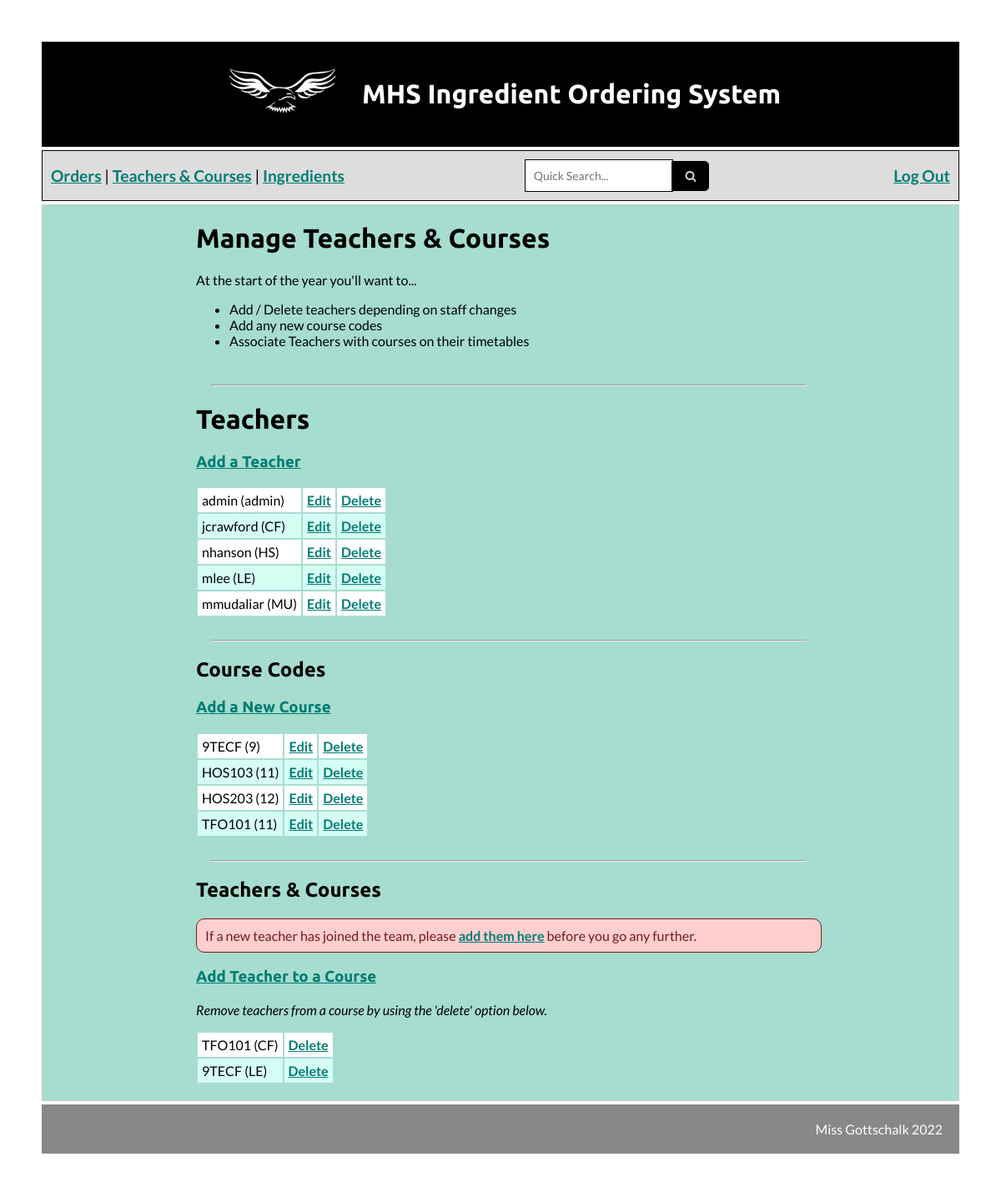
Page /index.php?page=../admin/manage_courses (signed in) on the committed database.
### tables this page shows
CREATE TABLE `teacher` (
  `TeacherID` int(11) NOT NULL,
  `Teacher` varchar(30) NOT NULL,
  `username` varchar(150) NOT NULL,
  `password` varchar(250) NOT NULL
);

CREATE TABLE `subjects` (
  `SubjectID` int(11) NOT NULL,
  `Code` varchar(10) NOT NULL,
  `YearLevel` int(11) NOT NULL
);

CREATE TABLE `courses` (
  `CourseID` int(11) NOT NULL,
  `SubjectID` int(11) NOT NULL,
  `TeacherID` int(11) NOT NULL
);

### admin/manage_courses.php (the view, shortened to what this page needs)
<?php
$find_teacher_sql="SELECT * FROM `teacher` ORDER BY `teacher`.`Teacher` ASC ";
$find_teacher_query=mysqli_query($dbconnect, $find_teacher_sql);
$find_teacher_rs=mysqli_fetch_assoc($find_teacher_query);
$find_sql="SELECT * FROM `subjects` ORDER BY `subjects`.`Code` ASC ";
$find_query=mysqli_query($dbconnect, $find_sql);
$find_rs=mysqli_fetch_assoc($find_query);
$find_count = mysqli_num_rows($find_query);
$ctinfo_sql = "SELECT * FROM `courses`
INNER JOIN subjects ON (`courses`.`SubjectID` = `subjects`.`SubjectID`)
INNER JOIN teacher ON ( `teacher`.`TeacherID` = `courses`.`TeacherID`)
";
$ctinfo_query = mysqli_query($dbconnect, $ctinfo_sql);
$ctinfo_rs = mysqli_fetch_assoc($ctinfo_query);
$ctinfo_count = mysqli_num_rows($ctinfo_query);
?>
<div class = "nice-middle">
<h1>Manage Teachers &amp; Courses</h1>
<p>
    At the start of the year you'll want to...
</p>
<ul>
<li>Add / Delete teachers depending on staff changes</li>
<li>Add any new course codes</li>
<li>Associate Teachers with courses on their timetables</li>
</ul>
<br />
<hr />
<h1>Teachers </h1>
<h3><a href="index.php?page=../admin/add_teacher" title="Manage Ingredients">Add a Teacher</a></h3>
<table>
<?php do { ?>
<tr>
    <td><?php echo $find_teacher_rs['username']?> (<?php echo $find_teacher_rs['Teacher']?>)</td>
    <td><a href="index.php?page=../admin/edit_teacher&teacherID=<?php echo $find_teacher_rs['TeacherID']?>">Edit</a></td>
    <td><a href="index.php?page=../admin/delete_teacher&teacherID=<?php echo $find_teacher_rs['TeacherID']?>">Delete</a></td>
</tr>
<?php }
    while ($find_teacher_rs=mysqli_fetch_assoc($find_teacher_query))
?>
</table>
<br />
<hr />
<h2>Course Codes</h2>
<h3><a href="index.php?page=../admin/add_course" title="Add Course">Add a New Course</a></h3>
<?php
    if($find_count > 0) {
?>
<table>
<?php do { ?>
<tr>
    <td><?php echo $find_rs['Code']?> (<?php echo $find_rs['YearLevel']?>)</td>
    <td><a href="index.php?page=../admin/edit_course&SubjectID=<?php echo $find_rs['SubjectID']?>">Edit</a></td>
    <td><a href="index.php?page=../admin/delete_course&SubjectID=<?php echo $find_rs['SubjectID']?>">Delete</a></td>
</tr>
<?php }
    while ($find_rs=mysqli_fetch_assoc($find_query))
?>
</table>
<?php
    }
?>
<br />
<hr />
<h2>Teachers &amp; Courses</h2>
<div class="error">
If a new teacher has joined the team, please <a href="index.php?page=../admin/add_teacher">add them here</a> before you go any further.
</div>
<h3><a href ="index.php?page=../admin/add_tc">Add Teacher to a Course</a></h3>
<?php
    if($ctinfo_count > 0) {
?>
<p><i>
Remove teachers from a course by using the 'delete' option below.
</i></p>
<table>
<?php do { ?>
    <tr>
        <td><?php echo $ctinfo_rs['Code']." (".$ctinfo_rs['Teacher'].")" ?></td>
        <td><a href="index.php?page=../admin/delete_tc&courseID=<?php echo $ctinfo_rs['CourseID']?>">Delete</a></td>
    </tr>
    <?php }
    while ($ctinfo_rs=mysqli_fetch_assoc($ctinfo_query))
?>
</table>
<?php
    }
?>
</div>
<br />

### index.php (shortened to what this page needs)
<!DOCTYPE HTML>
<html lang="en">
<?php include("content/head.php"); ?>
<body>
    <div class="wrapper">
            <?php include("content/heading_navigation.php"); ?>
        <div class="box main">
            <?php
            if(!isset($_REQUEST['page'])) {
                include("content/home.php");
            }
            else {
                $page=preg_replace('/[^0-9a-zA-Z]-/','',$_REQUEST['page']);
                include("content/$page.php");
            }
            ?>
        </div>
        <?php include("content/footer.php"); ?>
    </div>
</body>

### content/head.php (shortened to what this page needs)
<head>
    <link rel="stylesheet" href="theme/font-awesome.min.css">
    <link rel="stylesheet" href="theme/auto_complete.css">
        <link href="select2/select2.min.css" rel="stylesheet" />
    <link rel="stylesheet" href="theme/food_orders.css">
</head>

### content/heading_navigation.php
<div class="banner logo-text">
    <div class="logo"><h1><a class="heading" href="index.php?page=home"><img src="theme\mhs_logo.png"/></a></h1></div>
    <div class="title-text"><h1>MHS Ingredient Ordering System</h1></div>
</div>
<div class="nav">
            <?php
            if(isset($_SESSION['admin'])) {
            ?>
            <div class="linkwrapper">
            <div class="tools">
            <a href="index.php?page=../admin/adminpanel" title="Admin Panel">Orders</a> |
            <a href="index.php?page=../admin/manage_courses" title="Manage Courses">Teachers &amp; Courses</a> |
            <a href="index.php?page=../admin/manage_ingredients" title="Manage Ingredients">Ingredients</a>
            </div>
            <div class="quicksearch">
                <form class="quick" method="post" action="index.php?page=../admin/quick_search" enctype="multipart/form-data">
                    <input type="text" name="quick_search" value="" required placeholder="Quick Search..." />
                    <input class="submit" type="submit" name="find_quick" value="&#xf002;" />
                </form>
            </div>
            <div class="logout">
            <a href="index.php?page=../admin/logout" title="Log Out">Log Out</a>
            </div>
            </div>
            <?php
            }
            ?>
</div>

### content/footer.php
<div class="box footer">
    Miss Gottschalk 2022
</div>

### theme/food_orders.css (style rules this page uses)
body { margin: auto; padding: 50px; color: #000; font-family: 'Lato', sans-serif; }
.box { padding-left: 20px; background-color: #ddd; }
.wrapper { display: grid; grid-template-columns: 1fr; grid-template-rows: auto; grid-template-areas: "banner" "nav" "main" "footer"; grid-gap: 4px; }
.banner { grid-area: banner; background-color: #000; }
.nav { grid-area: nav; background-color: #DDD; font-size: 120%; border: solid 1px; }
.main { grid-area: main; background-color: #a6ddcf; border: solid 1px #CCC; }
.footer { grid-area: footer; text-align: right; padding: 20px; }
.logo-text { display: flex; justify-content: center; align-items: center; }
.title-text { padding-left: 20px; }
.linkwrapper { padding: 10px; display: flex; flex-wrap: wrap; justify-content: space-between; align-items: center; }
.footer { background-color: #888; }
.banner, .side, .footer { color: #fff; }
a.heading:link, a.heading:visited { color: #fff; text-decoration: none; }
a { font-weight: bold; }
a:link { color: #007c72; }
h1, h2, h3, h4 { font-family: 'Ubuntu', sans-serif; }
hr { width: 95%; }
p { width: 90%; }
form, .nice-middle { max-width: 750px; margin: auto; }
form.quick { margin: none; max-width: 400px; }
.submit { font-family: FontAwesome, 'Helvetica Neue', Helvetica, Arial, sans-serif; position:relative; width: 45px; font-size: 14px; left:-5px; background-color: #000; color:#d6d3d7; border: 1px solid #000; border-radius: 0 5px 5px 0; display: inline-block; padding: 10px; }
input { font-size: 14px; padding: 10px; display: inline-block; border: 1px solid #000; box-sizing: border-box; }
td { padding: 5px; }
tr:nth-child(even) { background: #d6fff4 }
tr:nth-child(odd) { background: #FFF }
.error { background-color: #ffcece; color: #721a1a; border-radius: 10px; padding: 10px; border: solid 1px #721a1a; }
textarea, input[type=text] { font-family: 'Lato', sans-serif; padding: 10px; border-width: 1px; margin: auto; }

### rows in the picture
teacher: username "admin", Teacher "admin"
teacher: username "jcrawford", Teacher "CF"
teacher: username "nhanson", Teacher "HS"
teacher: username "mlee", Teacher "LE"
teacher: username "mmudaliar", Teacher "MU"
subjects: Code "9TECF", YearLevel "9"
subjects: Code "HOS103", YearLevel "11"
subjects: Code "HOS203", YearLevel "12"
subjects: Code "TFO101", YearLevel "11"
courses: SubjectID.Code "TFO101", TeacherID.Teacher "CF"
courses: SubjectID.Code "9TECF", TeacherID.Teacher "LE"
